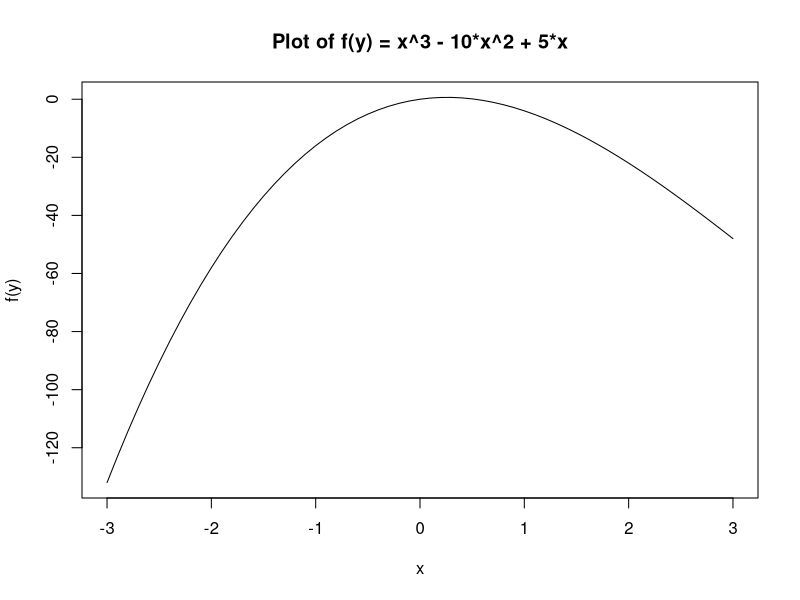

Write the R code that produced this figure.
# ==========================================================
# Question-1.r
# ==========================================================

# 1(A). Set up a for loop in R to compute Q = 3*i^3 -6*i^2 +5 for i
 
print("1(A). For loop to compute Q = 3*i^3 -6*i^2 +5")
print("The values of Q are:")
for(i in 1:10)
{
  Q = 3*i^3 -6*i^2 +5
  print(paste("For i =", i, "; Q =", Q))
}

# ==========================================================
# 1(B).r
# ==========================================================

# 1(B). Plot a given function f(y) in range -3 to 3
# in steps of 0.1

print("1(B). Plot a given function f(y) = x^3 - 10*x^2 + 5*x
 in range -3 to 3 in steps of 0.1")

x = seq(-3, 3, by = 0.1)

f = x^3 - 10*x^2 + 5*x

plot(x, f,
     type = "l",
     main = "Plot of f(y) = x^3 - 10*x^2 + 5*x",
     xlab = "x",
     ylab = "f(y)")
print("The given function y = x^3 - 10*x^2 + 5*x  has been plotted.")
